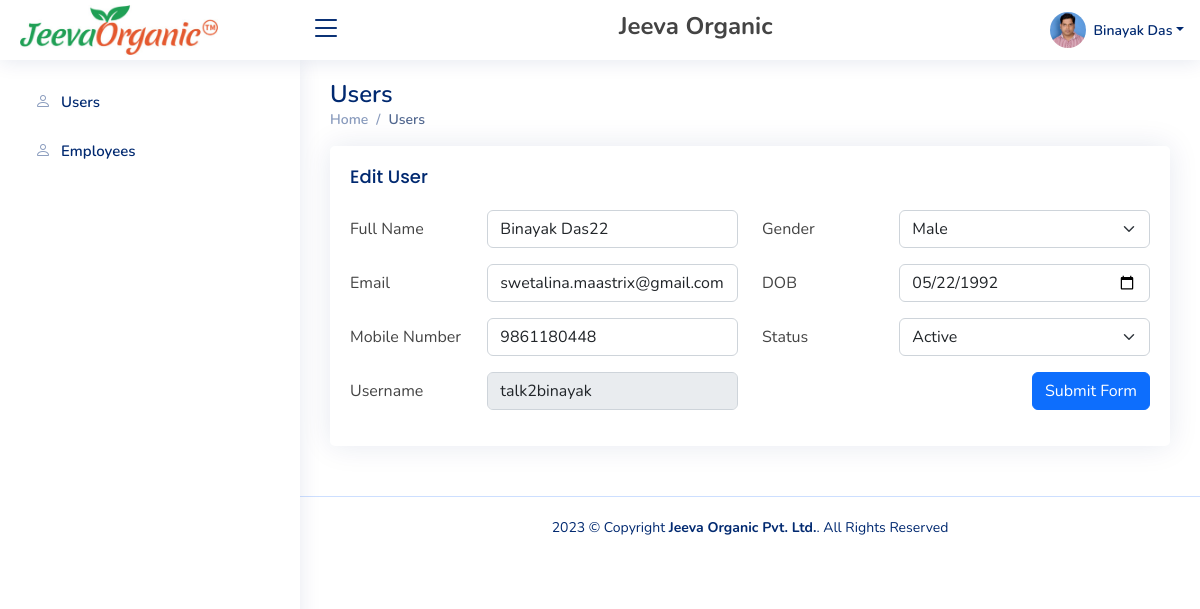
/edit_user.php?id=2 (signed in), run on the app's committed database.
### tables this page shows
CREATE TABLE IF NOT EXISTS `tbl_users` (
  `id` int(11) NOT NULL AUTO_INCREMENT,
  `username` varchar(256) DEFAULT NULL,
  `password` varchar(255) DEFAULT NULL,
  `fullname` varchar(255) DEFAULT NULL,
  `gender` varchar(255) DEFAULT NULL,
  `email` varchar(255) DEFAULT NULL,
  `mobile` varchar(255) DEFAULT NULL,
  `prof_pic` varchar(255) DEFAULT NULL,
  `dob` varchar(255) DEFAULT NULL,
  `role_type` varchar(255) DEFAULT NULL,
  `status` varchar(255) DEFAULT NULL,
  `created_at` varchar(255) DEFAULT NULL,
  `last_login_time` varchar(255) DEFAULT NULL,
  PRIMARY KEY (`id`)
);

### session.php (called while the page is built, shortened)
<?php
   $myusername = $_SESSION['login_user'];
?>

### edit_user.php (the view, shortened to what this page needs)
    <?php
    include("header.php");
    include("sidebar.php");
    $user_id = $_GET['id'];
    $sql = "SELECT * FROM tbl_users where id =" . $user_id . "";
    $result = mysqli_query($conn, $sql);
    $row_u = mysqli_fetch_array($result);
    ?>
    <main id="main" class="main">
        <div class="pagetitle">
            <h1>Users</h1>
            <nav>
                <ol class="breadcrumb">
                    <li class="breadcrumb-item"><a href="index.html">Home</a></li>
                    <li class="breadcrumb-item active">Users</li>
                </ol>
            </nav>
        </div>
        <section class="section">
            <div class="row">
                <div class="col-lg-12">
                    <div class="card">
                        <div class="card-body">
                            <h5 class="card-title">Edit User</h5>
                            <form action="" method="post" enctype="multipart/form-data" id="myform">
                                <div class="row">
                                    <div class="col-sm-6">
                                        <div class="row mb-3">
                                            <label for="inputText" class="col-sm-4 col-form-label">Full Name</label>
                                            <div class="col-sm-8">
                                                <input type="text" class="form-control" name="fullname" id="fullname" required value="<?php echo $row_u['fullname']; ?>">
                                            </div>
                                        </div>
                                        <div class="row mb-3">
                                            <label for="inputEmail" class="col-md-4 col-form-label">Email</label>
                                            <div class="col-sm-8">
                                                <input type="email" class="form-control" name="email" id="email" value="<?php echo $row_u['email']; ?>">
                                            </div>
                                        </div>
                                        <div class="row mb-3">
                                            <label for="inputNumber" class="col-md-4 col-form-label">Mobile Number</label>
                                            <div class="col-sm-8">
                                                <input type="number" class="form-control" name="mobile" id="mobile" required value="<?php echo $row_u['mobile']; ?>">
                                            </div>
                                        </div>
                                        <div class="row mb-3">
                                            <label for="inputNumber" class="col-md-4 col-form-label">Username</label>
                                            <div class="col-sm-8">
                                                <input type="text" class="form-control" name="username" id="username" required value="<?php echo $row_u['username']; ?>" disabled>
                                            </div>
                                        </div>
                                    </div>
                                    <div class="col-sm-6">
                                    <div class="row mb-3">
                                            <label for="inputText" class="col-sm-4 col-form-label">Gender</label>
                                            <div class="col-sm-8">
                                                <select class="form-select" aria-label="Default select example" name="gender" id="gender" required>
                                                    <option value="Male" <?php echo ($row_u['gender'] == "Male") ? "selected" : "" ?>>Male</option>
                                                </select>
                                            </div>
                                        </div>
                                        <div class="row mb-3">
                                            <label for="inputEmail" class="col-md-4 col-form-label">DOB</label>
                                            <div class="col-sm-8">
                                            <input type="date" class="form-control" name="dob" id="dob" required value="<?php echo date('Y-m-d', strtotime($row_u['dob'])); ?>">
                                            </div>
                                        </div>
                                        <div class="row mb-3">
                                            <label for="inputPassword" class="col-md-4 col-form-label">Status</label>
                                            <div class="col-sm-8">
                                                <select class="form-select" aria-label="Default select example" name="status" id="status">
                                                    <option value="active" <?php echo ($row_u['status'] == "active") ? "selected" : "" ?>>Active</option>
                                                </select>
                                            </div>
                                        </div>
                                        <div class="row mb-3">
                                            <div class="col-sm-12">
                                                <button type="submit" class="btn btn-primary float-end" id="submit">Submit Form</button>
                                            </div>
                                        </div>
                                    </div>
                                </div>
                            </form>
                        </div>
                    </div>
                </div>
            </div>
        </section>
    </main>
    <?php echo include("footer.php"); ?>
    </body>
</html>

### header.php (shortened to what this page needs)
<?php
include("session.php");
include("db_connect.php");
$sql = "SELECT * FROM tbl_users WHERE username = '$myusername'";
$result = mysqli_query($conn, $sql);
$row = mysqli_fetch_array($result, MYSQLI_ASSOC);
?>
<!DOCTYPE html>
<html lang="en">
<head>
  <link href="https://cdnjs.cloudflare.com/ajax/libs/font-awesome/5.15.0/css/all.min.css" rel="stylesheet">
  <link href="assets/vendor/bootstrap/css/bootstrap.min.css" rel="stylesheet">
  <link href="assets/vendor/bootstrap-icons/bootstrap-icons.css" rel="stylesheet">
  <link href="assets/vendor/boxicons/css/boxicons.min.css" rel="stylesheet">
  <link href="assets/vendor/quill/quill.snow.css" rel="stylesheet">
  <link href="assets/vendor/quill/quill.bubble.css" rel="stylesheet">
  <link href="assets/vendor/remixicon/remixicon.css" rel="stylesheet">
  <link href="assets/css/style.css" rel="stylesheet">
  <link rel="stylesheet" href="https://unpkg.com/dropzone/dist/dropzone.css" />
		<link href="https://unpkg.com/cropperjs/dist/cropper.css" rel="stylesheet"/>
</head>
<body>
  <header id="header" class="header fixed-top d-flex align-items-center">
    <div class="d-flex align-items-center justify-content-between">
      <a href="index.php" class="logo d-flex align-items-center">
        <img src="assets/img/logo.jpg" alt="">
      </a>
      <i class="bi bi-list toggle-sidebar-btn"></i>
    </div>
    <div class="mx-auto"><h4><b>Jeeva Organic</b></h4></div>
<nav class="header-nav d-print-none">
      <ul class="d-flex align-items-center">
        <li class="nav-item dropdown pe-3">
          <a class="nav-link nav-profile d-flex align-items-center pe-0" href="#" data-bs-toggle="dropdown">
            <?php
            if($row['prof_pic'] == "")
            {
              ?>
              <?php
            }
            else
            {
            ?>
                <img src="<?php echo $row['prof_pic']; ?>" alt="Profile" class="rounded-circle">
            <?php
            }
            ?>
            <span class="d-none d-md-block dropdown-toggle ps-2"><?php echo $row['fullname']; ?></span>
          </a>
        </li>
      </ul>
    </nav>
  </header>

### assets/css/style.css (style rules this page uses)
:root { scroll-behavior: smooth; }
body { font-family: "Open Sans", sans-serif; background: #ffffff; color: #444444; }
a { color: #4154f1; text-decoration: none; }
h1, h2, h3, h4, h5, h6 { font-family: "Nunito", sans-serif; }
#main { margin-top: 60px; padding: 20px 30px; transition: all 0.3s; }
.pagetitle { margin-bottom: 10px; }
.pagetitle h1 { font-size: 24px; margin-bottom: 0; font-weight: 600; color: #012970; }
.card { margin-bottom: 30px; border: none; border-radius: 5px; box-shadow: 0px 0 30px rgba(1, 41, 112, 0.1); }
.card-title { padding: 20px 0 15px 0; font-size: 18px; font-weight: 500; color: #012970; font-family: "Poppins", sans-serif; }
.card-body { padding: 0 20px 20px 20px; }
.breadcrumb { font-size: 14px; font-family: "Nunito", sans-serif; color: #899bbd; font-weight: 600; }
.breadcrumb a { color: #899bbd; transition: 0.3s; }
.breadcrumb .breadcrumb-item::before { color: #899bbd; }
.breadcrumb .active { color: #51678f; font-weight: 600; }
.logo { line-height: 1; }
@media (min-width: 1200px) { .logo { width: 280px; } }
.logo img { max-height: 50px; margin-right: 6px; }
.header { transition: all 0.5s; z-index: 997; height: 60px; box-shadow: 0px 2px 20px rgba(1, 41, 112, 0.1); background-color: #fff; padding-left: 20px; }
.header .toggle-sidebar-btn { font-size: 32px; padding-left: 10px; cursor: pointer; color: #012970; }
.header-nav ul { list-style: none; }
.header-nav>ul { margin: 0; padding: 0; }
.header-nav .nav-profile { color: #012970; }
.header-nav .nav-profile img { max-height: 36px; }
.header-nav .nav-profile span { font-size: 14px; font-weight: 600; }
@media (min-width: 1200px) { #main, #footer { margin-left: 300px; } }
input:read-only { background-color: #eee; }
img { display: block; max-width: 100%; }
body { font-family: "Nunito", sans-serif; }
input:read-only { background-color: rgb(219 219 219); }

### data on the page
tbl_users: prof_pic (picture), fullname "Binayak Das"
tbl_users: fullname "Binayak Das22", email "swetalina.maastrix@gmail.com", mobile "9861180448", username "talk2binayak", gender "Male", dob "05/22/1992", status "Active"
